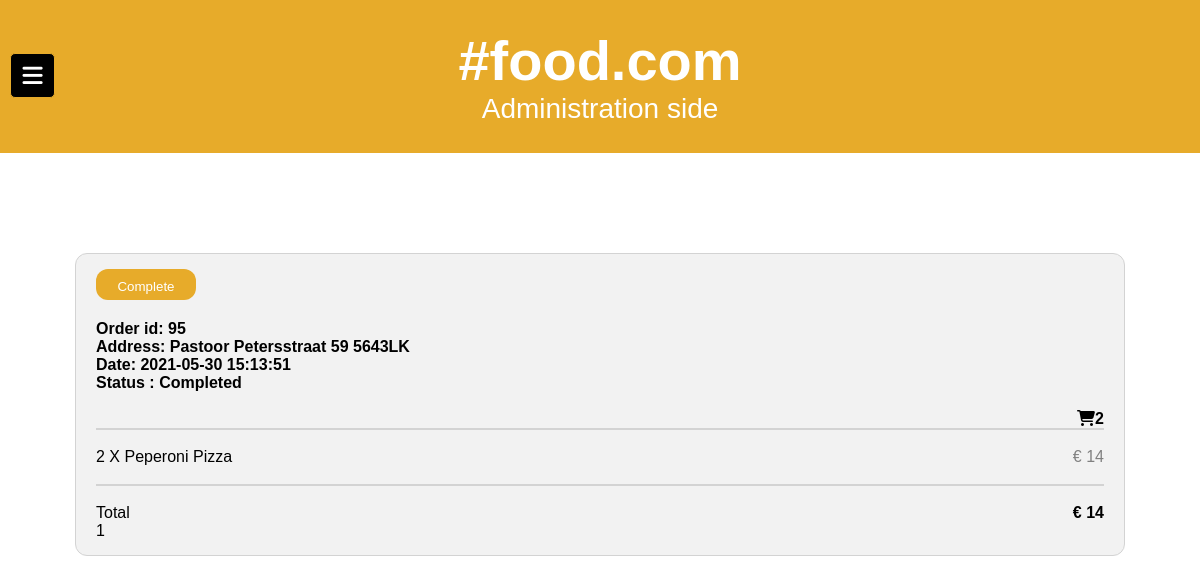
Page /Website/AdminFood/index.php?page=orders (signed in) on the committed database.
### tables this page shows
CREATE TABLE `foodorder` (
  `ID` int(11) NOT NULL,
  `Customer` int(11) NOT NULL,
  `CreationTime` datetime NOT NULL DEFAULT current_timestamp(),
  `ProcessedTime` datetime DEFAULT NULL,
  `CompletedTime` datetime DEFAULT NULL,
  `Status` int(11) NOT NULL DEFAULT 1
);

CREATE TABLE `user` (
  `ID` int(11) NOT NULL,
  `Email` varchar(50) NOT NULL,
  `Pass` varchar(50) NOT NULL,
  `FirstName` varchar(50) NOT NULL,
  `LastName` varchar(50) NOT NULL,
  `AccessLevel` int(11) NOT NULL DEFAULT 1,
  `Street` varchar(100) DEFAULT NULL,
  `StreetNr` int(11) DEFAULT NULL,
  `Zipcode` varchar(10) DEFAULT NULL,
  `City` varchar(30) DEFAULT NULL,
  `Country` varchar(30) DEFAULT NULL,
  `AddressAddition` varchar(50) DEFAULT NULL
);

CREATE TABLE `status` (
  `ID` int(11) NOT NULL,
  `Name` varchar(15) NOT NULL
);

CREATE TABLE `meal` (
  `ID` int(11) NOT NULL,
  `Name` varchar(100) NOT NULL,
  `Description` text NOT NULL,
  `Price` decimal(10,0) NOT NULL,
  `inStock` tinyint(1) NOT NULL DEFAULT 1
);

### Website/AdminFood/classes/Dbh.php (called while the page is built, shortened)
<?php
class Dbh {
    private $username = 'root';
    private $password = '';
    private $host = 'localhost';
    private $dbName = 'food';
    public function __construct() {
        try{
            $this->conn = new PDO("mysql:host=$this->host;dbname=$this->dbName", $this->username, $this->password);
        }
        catch (PDOException $e){
            echo $e->getMessage();
        }
    }
}
?>

### Website/AdminFood/classes/OrderCollection.php (called while the page is built, shortened)
<?php
require_once('Order.php');
require_once('Dbh.php');
?>
<?php
class OrderCollection extends Dbh
{
    private $orders = array();
    public function GetOrders()
    {
      $sql = "SELECT f.ID, u.STREET, u.STREETNR, u.ZIPCODE, u.CITY,
             f.CreationTime, f.ProcessedTime, f.CompletedTime, s.Name as Status FROM foodorder f INNER JOIN User u on f.Customer = u.ID
             INNER JOIN `status` s ON f.Status = s.ID WHERE NOT f.Status = 1 ORDER BY s.ID ASC, f.ProcessedTime DESC";
      $sth = $this->conn->prepare($sql);
      $sth->execute();
      if ($sth->rowCount() > 0) {
        while($row = $sth->fetch(PDO::FETCH_ASSOC)) {
         $order = new Order($row["ID"],$row["CreationTime"],
         $row["ProcessedTime"],$row["CompletedTime"],$row["Status"]);
         $order->SetAddress($row["STREET"],$row["STREETNR"],$row["ZIPCODE"]);
         array_push($this->orders, $order);
        }
        return $this->orders;
      } else {
        return 0;
      }
    }
}
?>

### Website/AdminFood/classes/Order.php (called while the page is built, shortened)
<?php
require_once('ShoppingCart.php');
?>
<?php
 class Order
  {
    private $id;
    private $timeProcessed;
    private $address;
    private $status;
    public function GetID() : int
    {
       return $this->id;
    }
    public function GetTimeProcessed()
    {
      return $this->timeProcessed;
    }
    public function GetStatus()
    {
      return $this->status;
    }
    public function SetAddress(string $street, int $streetNr, string $zipcode){
      $this->address = $street . " " . $streetNr . " " . $zipcode;
    }
    public function GetAddress(){
      return $this->address;
    }
    public function __construct($id, $timeCreated, $timeProcessed, $timeCompleted, $status)
    {
      $this->items = new ShoppingCart();
      $this->id = $id;
      $this->timeProcessed = $timeProcessed;
      $this->status = $status;
      $this->items->GetFood($this->GetID());
    }
}
 ?>

### Website/AdminFood/classes/ShoppingCart.php (called while the page is built, shortened)
<?php
require_once('Food.php');
require_once('Dbh.php');
?>
<?php
class ShoppingCart extends Dbh
{
    private $foods = array();
    public function GetFood($OrderID)
    {
      $sql = "SELECT m.ID, m.Name, m.Description, m.Price * Count(*) as TotalPrice , Count(*) as Quantity FROM OrderItem o INNER JOIN Meal m ON o.Meal = m.ID Where o.OrderID = $OrderID group by m.ID";
      $sth = $this->conn->prepare($sql);
      $sth->execute();
      if ($sth->rowCount() > 0) {
        while($row = $sth->fetch(PDO::FETCH_ASSOC)) {
         $food = new Food($row["Name"],$row["Description"],$row["TotalPrice"],$row["ID"]);
         $food->SetQuantity($row["Quantity"]);
         array_push($this->foods, $food);
        }
        return $this->foods;
      } else {
        return 0;
      }
    }
    public function GetCount($OrderID)
    {
      $sql = "SELECT Count(*) as Quantity FROM OrderItem o INNER JOIN Meal m ON o.Meal = m.ID Where o.OrderID = $OrderID";
      $sth = $this->conn->prepare($sql);
      $sth->execute();
      if ($sth->rowCount() > 0) {
        while($row = $sth->fetch(PDO::FETCH_ASSOC)) {
          $result = $row["Quantity"];
        }
        return $result;
      } else {
        return 0;
      }
    }
    public function GetTotalPrice($OrderID)
    {
      $sql = "SELECT SUM(m.Price) as Total FROM OrderItem o INNER JOIN Meal m ON o.Meal = m.ID Where o.OrderID = $OrderID";
      $sth = $this->conn->prepare($sql);
      $sth->execute();
      if ($sth->rowCount() > 0) {
        while($row = $sth->fetch(PDO::FETCH_ASSOC)) {
          $result = $row["Total"];
        }
        return $result;
      } else {
        return 0;
      }
    }
}
?>

### Website/AdminFood/classes/Food.php (called while the page is built, shortened)
<?php
 class Food
  {
    private $name;
    private $description;
    private $price;
    private $quantity;
    public function GetName() : string
    {
     return $this->name;
    }
    public function GetDescription() : string
    {
    return $this->description;
    }
    public function GetPrice() : float
    {
    return $this->price;
    }
    public function GetQuantity() : int
    {
    return $this->quantity;
    }
    public function SetQuantity(int $quantity)
    {
    $this->quantity = $quantity;
    }
    public function __construct(string $name, string $description, float $price, int $id = 0)
  {
  $this->name = $name;
  $this->price = $price;
  $this->description = $description;
  }
}
 ?>

### Website/AdminFood/views/printers/showOrder.php (the view, shortened to what this page needs)
<?php
require_once('classes/ShoppingCart.php');
?>
<?php
    $shoppingCart = new ShoppingCart();
    $count = $shoppingCart->GetCount($id);
    $totalPrice = $shoppingCart->GetTotalPrice($id);
    $cart = $shoppingCart->GetFood($id);
    echo "<h4>Order id: $id <br>
             Address: $address <br>
             Date: $date <br>
             Status : $status <br><br></f4>
             <span class='price' style='color:black'><i class='fa fa-shopping-cart'></i><b>$count</b></span></h4><br><hr><br>";
   if($cart!=0){
      foreach($cart as $value)
      {
      $name = $value->GetName();
      $price = $value->GetPrice();
      $quantity = $value->GetQuantity();
      echo "<p>$quantity X $name<span class='price'>€ $price</span></p> <br>";
      }
   }
   else echo "<p>Shopping cart is empty<br>";
   echo "<hr><br><p>Total <span class='price' style='color:black'><b>€ $totalPrice</b></span></p>";
?>

### Website/AdminFood/views/printers/showOrders.php (shortened to what this page needs)
<?php
require_once('classes/OrderCollection.php');
?>
<?php
    $orders = new OrderCollection();
    foreach($orders->GetOrders() as $var){
        $id = $var->GetID();
        $address = $var->GetAddress();
        $date = $var->GetTimeProcessed();
        $status = $var->GetStatus();
         echo '<div class="col-25">
               <div class="container">',
               '<form method="POST">',
                   '<br><button type="submit" class="completeBtn">Complete</button><br><br>',
                    '<input type = "hidden" name = "ProductID" value ='."$id".'>'.(require("showOrder.php")).
                '</div></div></form>';
    }
?>

### Website/AdminFood/css/shoppingcart.css (style rules this page uses)
* { margin: 0; padding: 0; box-sizing: border-box; font-family: Arial; }
.col-25 { -ms-flex: 25%; flex: 25%; padding: 100px 75px; }
.container { background-color: #f2f2f2; padding: 12px 20px 15px 20px; border: 1px solid lightgrey; border-radius: 12px; }
hr { border: 1px solid lightgrey; }
span.price { float: right; color: grey; }
button { background-color: #e7ab2a; color: white; padding: 1%; border: none; cursor: pointer; border-radius: 12px; float: left; width: 100px; height: 31px; margin-top: -15px; }

### rows in the picture
foodorder: Customer.Zipcode "Pastoor Petersstraat 59 5643LK", ProcessedTime "2021-05-30 15:13:51", Status.Name "Completed", count "2", totalPrice "14", require "1"
meal: quantity "2", Name "Peperoni Pizza", price "14"
